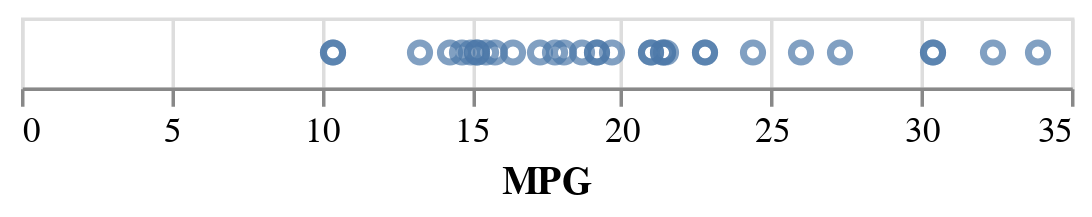

Source (notebook cell):
### Markdown cell above
Or in English: "Draw a 1-D scatterplot with a point for every car where the miles per gallon of the car determine the placement of the point."

Or in code...

### Code cell
#1.6  Show MPG on the x-axis

alt.Chart(mtcars).mark_point().encode(
    #alt.X('MPG',type='quantitative')
    x='MPG:Q'
)

### Figure 1 — Vega-Lite specification as saved in the notebook (floating-point values rounded to 4 significant figures)
{"config": {"view": {"continuousWidth": 300, "continuousHeight": 300}}, "data": {"name": "data-a4c85d0c7c83a07683be57f0abc670da"}, "mark": {"type": "point"}, "encoding": {"x": {"field": "MPG", "type": "quantitative"}}, "$schema": "https://vega.github.io/schema/vega-lite/v5.20.1.json", "datasets": {"data-a4c85d0c7c83a07683be57f0abc670da": [{"model": "Mazda RX4", "MPG": 21.0, "cylinders": 6, "displacement": 160.0, "HP": 110, "rear_axle_ratio": 3.9, "weight": 2.62, "qsec": 16.46, "vs": 0, "transmission": 1, "gears": 4, "carb": 4}, {"model": "Mazda RX4 Wag", "MPG": 21.0, "cylinders": 6, "displacement": 160.0, "HP": 110, "rear_axle_ratio": 3.9, "weight": 2.875, "qsec": 17.02, "vs": 0, "transmission": 1, "gears": 4, "carb": 4}, {"model": "Datsun 710", "MPG": 22.8, "cylinders": 4, "displacement": 108.0, "HP": 93, "rear_axle_ratio": 3.85, "weight": 2.32, "qsec": 18.61, "vs": 1, "transmission": 1, "gears": 4, "carb": 1}, {"model": "Hornet 4 Drive", "MPG": 21.4, "cylinders": 6, "displacement": 258.0, "HP": 110, "rear_axle_ratio": 3.08, "weight": 3.215, "qsec": 19.44, "vs": 1, "transmission": 0, "gears": 3, "carb": 1}, {"model": "Hornet Sportabout", "MPG": 18.7, "cylinders": 8, "displacement": 360.0, "HP": 175, "rear_axle_ratio": 3.15, "weight": 3.44, "qsec": 17.02, "vs": 0, "transmission": 0, "gears": 3, "carb": 2}, {"model": "Valiant", "MPG": 18.1, "cylinders": 6, "displacement": 225.0, "HP": 105, "rear_axle_ratio": 2.76, "weight": 3.46, "qsec": 20.22, "vs": 1, "transmission": 0, "gears": 3, "carb": 1}, {"model": "Duster 360", "MPG": 14.3, "cylinders": 8, "displacement": 360.0, "HP": 245, "rear_axle_ratio": 3.21, "weight": 3.57, "qsec": 15.84, "vs": 0, "transmission": 0, "gears": 3, "carb": 4}, {"model": "Merc 240D", "MPG": 24.4, "cylinders": 4, "displacement": 146.7, "HP": 62, "rear_axle_ratio": 3.69, "weight": 3.19, "qsec": 20.0, "vs": 1, "transmission": 0, "gears": 4, "carb": 2}, {"model": "Merc 230", "MPG": 22.8, "cylinders": 4, "displacement": 140.8, "HP": 95, "rear_axle_ratio": 3.92, "weight": 3.15, "qsec": 22.9, "vs": 1, "transmission": 0, "gears": 4, "carb": 2}, {"model": "Merc 280", "MPG": 19.2, "cylinders": 6, "displacement": 167.6, "HP": 123, "rear_axle_ratio": 3.92, "weight": 3.44, "qsec": 18.3, "vs": 1, "transmission": 0, "gears": 4, "carb": 4}, {"model": "Merc 280C", "MPG": 17.8, "cylinders": 6, "displacement": 167.6, "HP": 123, "rear_axle_ratio": 3.92, "weight": 3.44, "qsec": 18.9, "vs": 1, "transmission": 0, "gears": 4, "carb": 4}, {"model": "Merc 450SE", "MPG": 16.4, "cylinders": 8, "displacement": 275.8, "HP": 180, "rear_axle_ratio": 3.07, "weight": 4.07, "qsec": 17.4, "vs": 0, "transmission": 0, "gears": 3, "carb": 3}, {"model": "Merc 450SL", "MPG": 17.3, "cylinders": 8, "displacement": 275.8, "HP": 180, "rear_axle_ratio": 3.07, "weight": 3.73, "qsec": 17.6, "vs": 0, "transmission": 0, "gears": 3, "carb": 3}, {"model": "Merc 450SLC", "MPG": 15.2, "cylinders": 8, "displacement": 275.8, "HP": 180, "rear_axle_ratio": 3.07, "weight": 3.78, "qsec": 18.0, "vs": 0, "transmission": 0, "gears": 3, "carb": 3}, {"model": "Cadillac Fleetwood", "MPG": 10.4, "cylinders": 8, "displacement": 472.0, "HP": 205, "rear_axle_ratio": 2.93, "weight": 5.25, "qsec": 17.98, "vs": 0, "transmission": 0, "gears": 3, "carb": 4}, {"model": "Lincoln Continental", "MPG": 10.4, "cylinders": 8, "displacement": 460.0, "HP": 215, "rear_axle_ratio": 3.0, "weight": 5.424, "qsec": 17.82, "vs": 0, "transmission": 0, "gears": 3, "carb": 4}, {"model": "Chrysler Imperial", "MPG": 14.7, "cylinders": 8, "displacement": 440.0, "HP": 230, "rear_axle_ratio": 3.23, "weight": 5.345, "qsec": 17.42, "vs": 0, "transmission": 0, "gears": 3, "carb": 4}, {"model": "Fiat 128", "MPG": 32.4, "cylinders": 4, "displacement": 78.7, "HP": 66, "rear_axle_ratio": 4.08, "weight": 2.2, "qsec": 19.47, "vs": 1, "transmission": 1, "gears": 4, "carb": 1}, {"model": "Honda Civic", "MPG": 30.4, "cylinders": 4, "displacement": 75.7, "HP": 52, "rear_axle_ratio": 4.93, "weight": 1.615, "qsec": 18.52, "vs": 1, "transmission": 1, "gears": 4, "carb": 2}, {"model": "Toyota Corolla", "MPG": 33.9, "cylinders": 4, "displacement": 71.1, "HP": 65, "rear_axle_ratio": 4.22, "weight": 1.835, "qsec": 19.9, "vs": 1, "transmission": 1, "gears": 4, "carb": 1}, {"model": "Toyota Corona", "MPG": 21.5, "cylinders": 4, "displacement": 120.1, "HP": 97, "rear_axle_ratio": 3.7, "weight": 2.465, "qsec": 20.01, "vs": 1, "transmission": 0, "gears": 3, "carb": 1}, {"model": "Dodge Challenger", "MPG": 15.5, "cylinders": 8, "displacement": 318.0, "HP": 150, "rear_axle_ratio": 2.76, "weight": 3.52, "qsec": 16.87, "vs": 0, "transmission": 0, "gears": 3, "carb": 2}, {"model": "AMC Javelin", "MPG": 15.2, "cylinders": 8, "displacement": 304.0, "HP": 150, "rear_axle_ratio": 3.15, "weight": 3.435, "qsec": 17.3, "vs": 0, "transmission": 0, "gears": 3, "carb": 2}, {"model": "Camaro Z28", "MPG": 13.3, "cylinders": 8, "displacement": 350.0, "HP": 245, "rear_axle_ratio": 3.73, "weight": 3.84, "qsec": 15.41, "vs": 0, "transmission": 0, "gears": 3, "carb": 4}, {"model": "Pontiac Firebird", "MPG": 19.2, "cylinders": 8, "displacement": 400.0, "HP": 175, "rear_axle_ratio": 3.08, "weight": 3.845, "qsec": 17.05, "vs": 0, "transmission": 0, "gears": 3, "carb": 2}, {"model": "Fiat X1-9", "MPG": 27.3, "cylinders": 4, "displacement": 79.0, "HP": 66, "rear_axle_ratio": 4.08, "weight": 1.935, "qsec": 18.9, "vs": 1, "transmission": 1, "gears": 4, "carb": 1}, {"model": "Porsche 914-2", "MPG": 26.0, "cylinders": 4, "displacement": 120.3, "HP": 91, "rear_axle_ratio": 4.43, "weight": 2.14, "qsec": 16.7, "vs": 0, "transmission": 1, "gears": 5, "carb": 2}, {"model": "Lotus Europa", "MPG": 30.4, "cylinders": 4, "displacement": 95.1, "HP": 113, "rear_axle_ratio": 3.77, "weight": 1.513, "qsec": 16.9, "vs": 1, "transmission": 1, "gears": 5, "carb": 2}, {"model": "Ford Pantera L", "MPG": 15.8, "cylinders": 8, "displacement": 351.0, "HP": 264, "rear_axle_ratio": 4.22, "weight": 3.17, "qsec": 14.5, "vs": 0, "transmission": 1, "gears": 5, "carb": 4}, {"model": "Ferrari Dino", "MPG": 19.7, "cylinders": 6, "displacement": 145.0, "HP": 175, "rear_axle_ratio": 3.62, "weight": 2.77, "qsec": 15.5, "vs": 0, "transmission": 1, "gears": 5, "carb": 6}, {"model": "Maserati Bora", "MPG": 15.0, "cylinders": 8, "displacement": 301.0, "HP": 335, "rear_axle_ratio": 3.54, "weight": 3.57, "qsec": 14.6, "vs": 0, "transmission": 1, "gears": 5, "carb": 8}, {"model": "Volvo 142E", "MPG": 21.4, "cylinders": 4, "displacement": 121.0, "HP": 109, "rear_axle_ratio": 4.11, "weight": 2.78, "qsec": 18.6, "vs": 1, "transmission": 1, "gears": 4, "carb": 2}]}}
